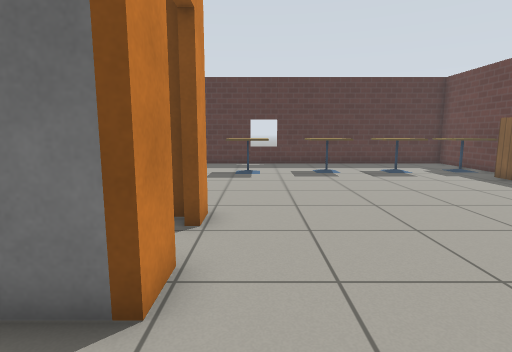
View 1 (above)

19 first-person views from a walk through a Gazebo world. The camera is 0.9 m above the floor, tilts 8° down and sees 80° across. Floor lines are 1 m apart. The floor is counted in squares, 0.5 m on a side. Each view is taken from the middle of a square. On the plan, view 1 faces up. The plan holds only what a view shows up to about 16 squares ahead; the rest is blank. The robots in the file are not drawn. Simple patterns stand in for the simulator's built-in surfaces.

View 2
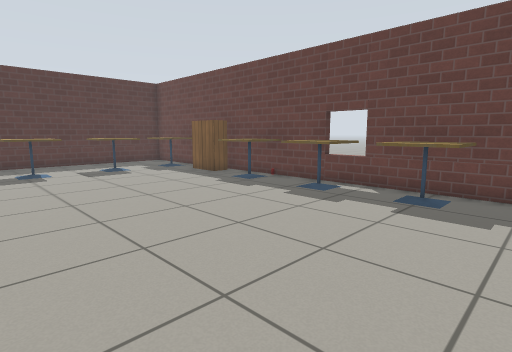

View 3
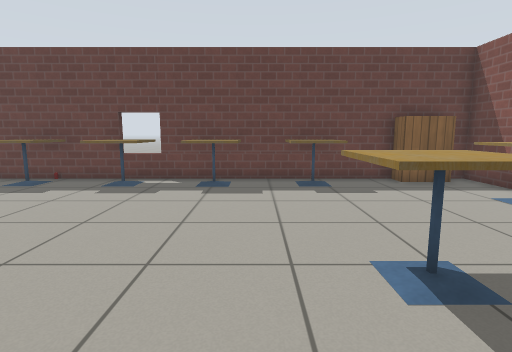

View 4
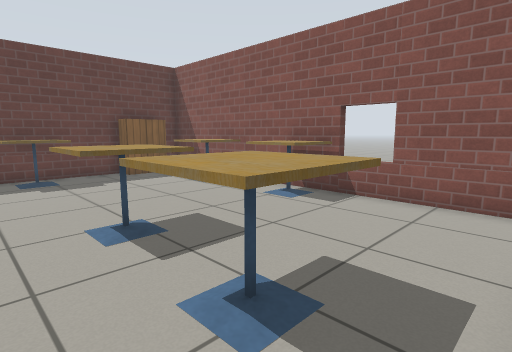

View 5
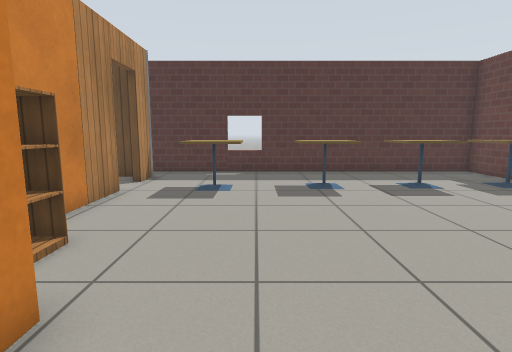

View 6
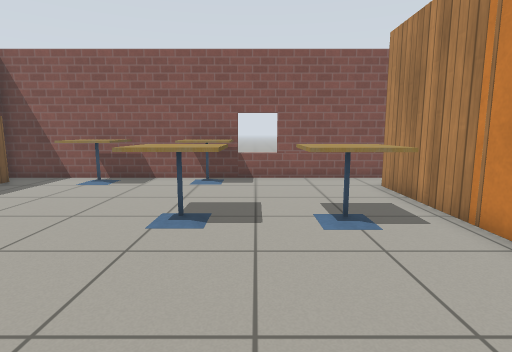

View 7
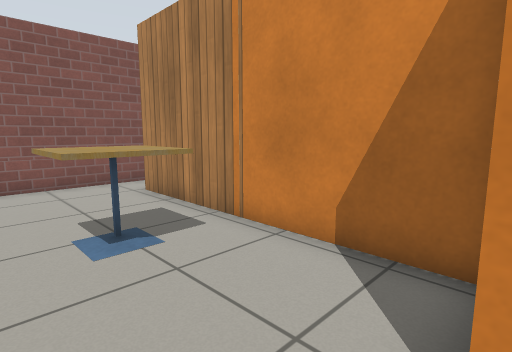

View 8
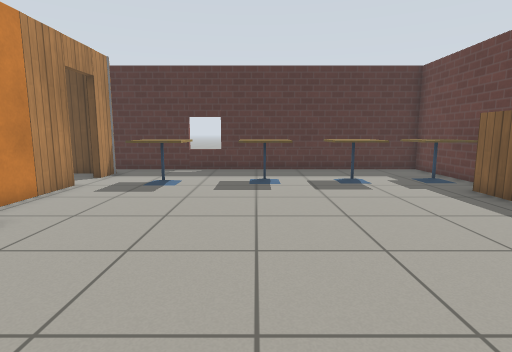

View 9
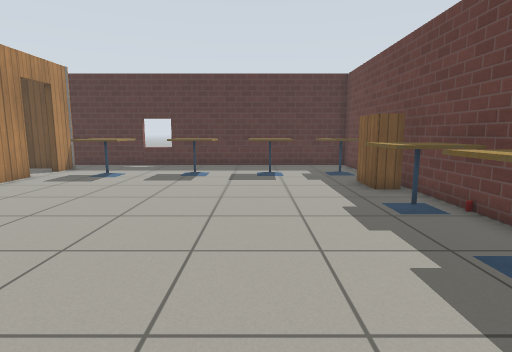

View 10
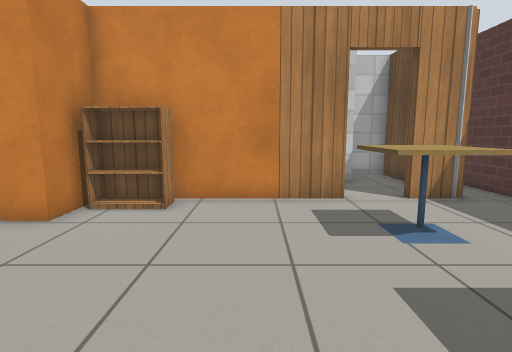

View 11
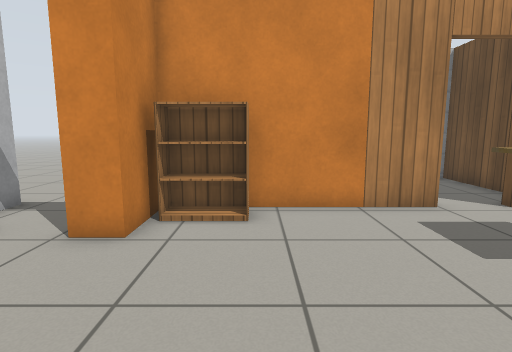

View 12
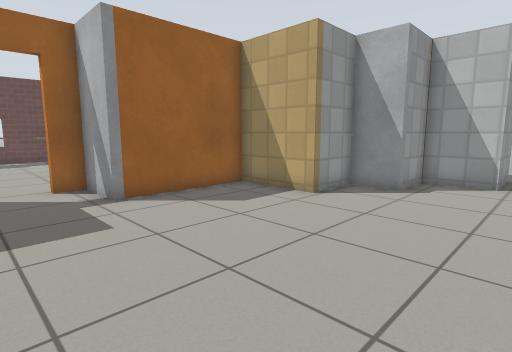

View 13
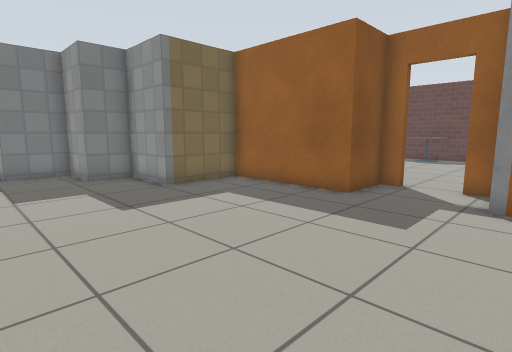

View 14
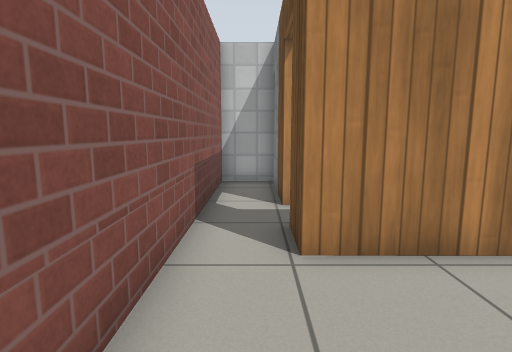

View 15
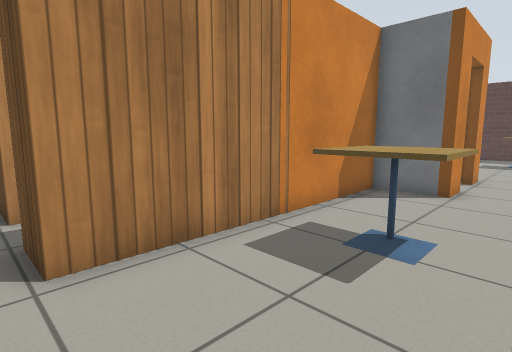

View 16
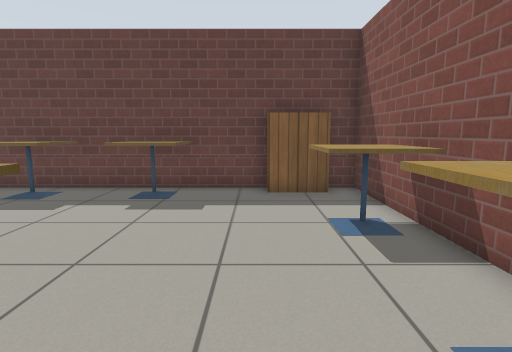

View 17
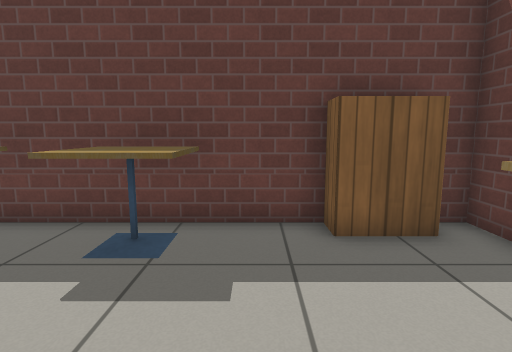

View 18
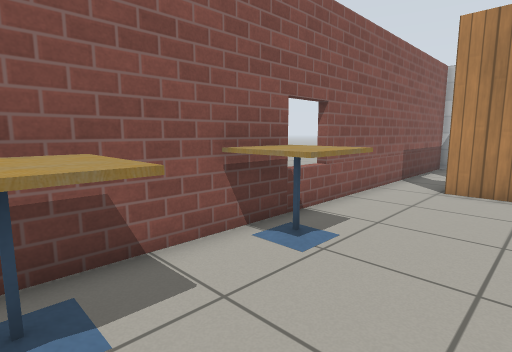

View 19
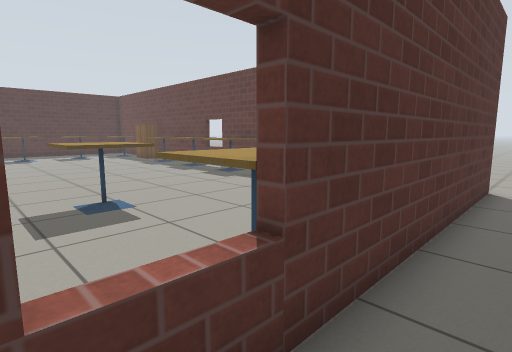

### Floor plan
Ten units are one square. View 1 is at (0, 0); x grows to the right and y downward. Boxes are objects, and circles mark ways between rooms. Rooms are numbered by the first view taken in them; rooms with no view inside come last. Other rooms are left out.
<svg viewBox="-112 -187 232 292">
<path fill="none" stroke="#000" d="M-11 -39 -11 -27 -33 -27 -33 63 -47 63M-33 -67 -11 -67 -11 -57M110 -84 110 -182 -55 -182M-33 -135 -33 -84M110 56 110 -74M-65 63 -104 63 -104 83 110 83 110 66M-33 -167 -33 -152M-33 -84 -33 -67M-14 -57 -14 -64 -36 -64 -36 -116 -68 -116 -68 -143 -85 -143 -85 -166 -107 -166M-107 61 -85 61 -85 39 -68 39 -68 17 -36 17 -36 -30 -14 -30 -14 -39M-107 86 -107 61M104 86 0 86M-40 -166 -82 -166 -82 -151"/>
<rect x="-35" y="-85" width="20" height="10" fill="#bbb"><title>bookshelf</title></rect>
<rect x="-15" y="5" width="20" height="30" fill="#bbb"><title>cafe table</title></rect>
<rect x="-15" y="-155" width="20" height="30" fill="#bbb"><title>cafe table</title></rect>
<rect x="15" y="65" width="20" height="20" fill="#bbb"><title>cafe table</title></rect>
<rect x="15" y="5" width="20" height="30" fill="#bbb"><title>cafe table</title></rect>
<rect x="25" y="-155" width="20" height="20" fill="#bbb"><title>cafe table</title></rect>
<rect x="55" y="55" width="20" height="30" fill="#bbb"><title>cafe table</title></rect>
<rect x="55" y="-155" width="20" height="20" fill="#bbb"><title>cafe table</title></rect>
<rect x="85" y="5" width="20" height="30" fill="#bbb"><title>cafe table</title></rect>
<rect x="85" y="-25" width="20" height="20" fill="#bbb"><title>cafe table</title></rect>
<rect x="85" y="-55" width="20" height="20" fill="#bbb"><title>cafe table</title></rect>
<rect x="85" y="-95" width="20" height="20" fill="#bbb"><title>cafe table</title></rect>
<rect x="85" y="-155" width="20" height="20" fill="#bbb"><title>cafe table</title></rect>
<rect x="95" y="55" width="20" height="20" fill="#bbb"><title>bookshelf</title></rect>
<rect x="95" y="-125" width="10" height="20" fill="#bbb"><title>bookshelf</title></rect>
<circle cx="-10" cy="-45" r="3" fill="#2a7"/>
<circle cx="-33" cy="-143" r="3" fill="#2a7"/>
<text x="30" y="-40">1</text>
<text x="-90" y="-50">2</text>
<text x="-20" y="100">3</text>
<text x="-60" y="-150">4</text>
</svg>
Room 1 opens to room 2. Room 1 opens to room 4.

Where each view was taken, in squares from view 1:
view 1: 0 up, 0 right, facing up
view 2: 1 down, 1 right, facing up-right
view 3: 0 up, 1 left, facing right
view 4: 0 up, 3 left, facing down-right
view 5: 4 up, 1 right, facing up
view 6: 4 up, 1 right, facing down
view 7: 3 up, 1 right, facing down-left
view 8: 3 up, 3 right, facing up
view 9: 1 up, 6 right, facing up
view 10: 11 up, 5 right, facing left
view 11: 9 up, 4 right, facing left
view 12: 6 up, 12 left, facing down-right
view 13: 2 up, 12 left, facing up-right
view 14: 7 down, 1 right, facing left
view 15: 7 down, 1 right, facing up-left
view 16: 5 down, 1 right, facing right
view 17: 4 down, 5 right, facing right
view 18: 4 down, 7 right, facing down-left
view 19: 10 down, 0 right, facing up-right
